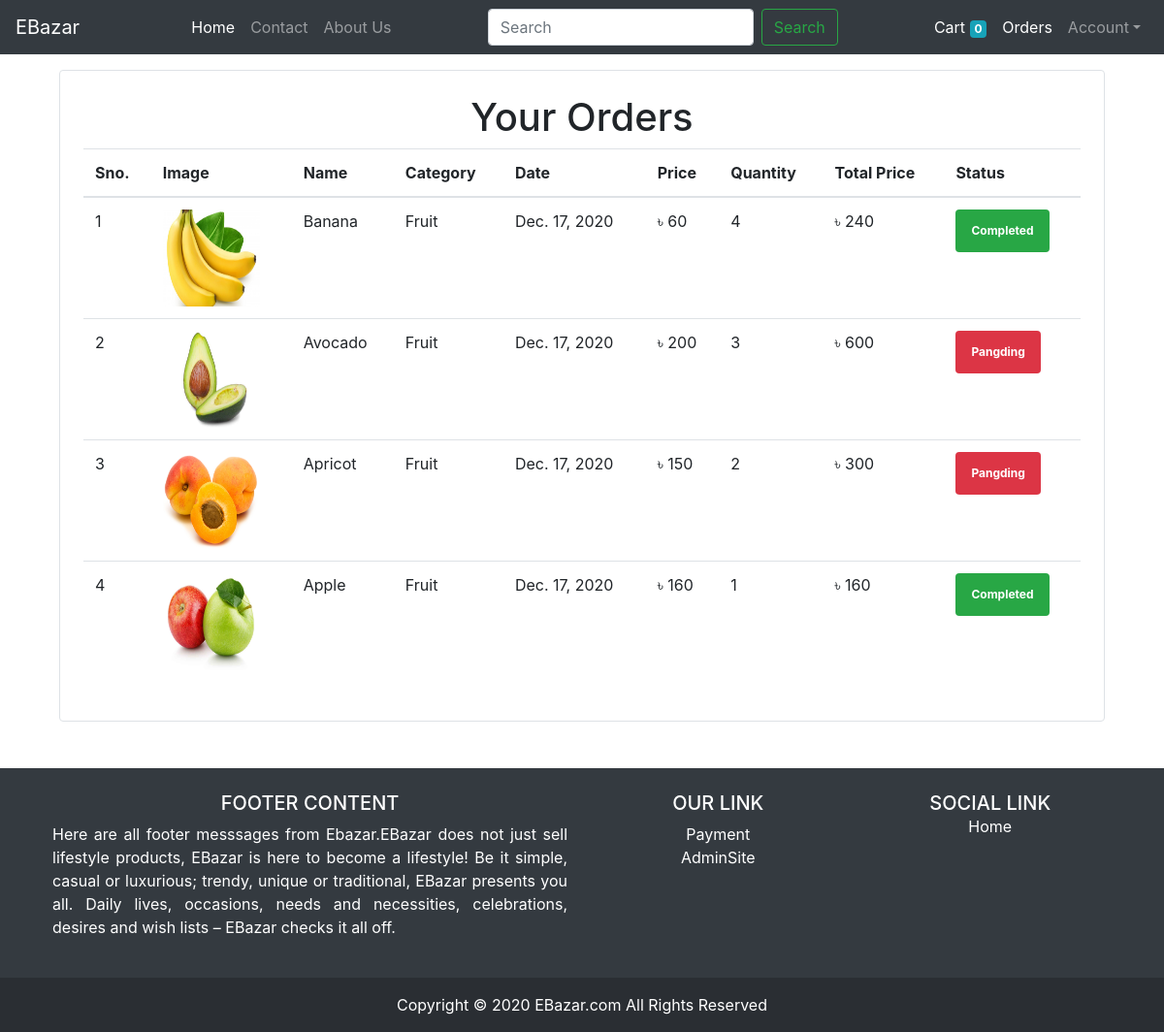
Page /order/ (signed in) on the earlier database version.
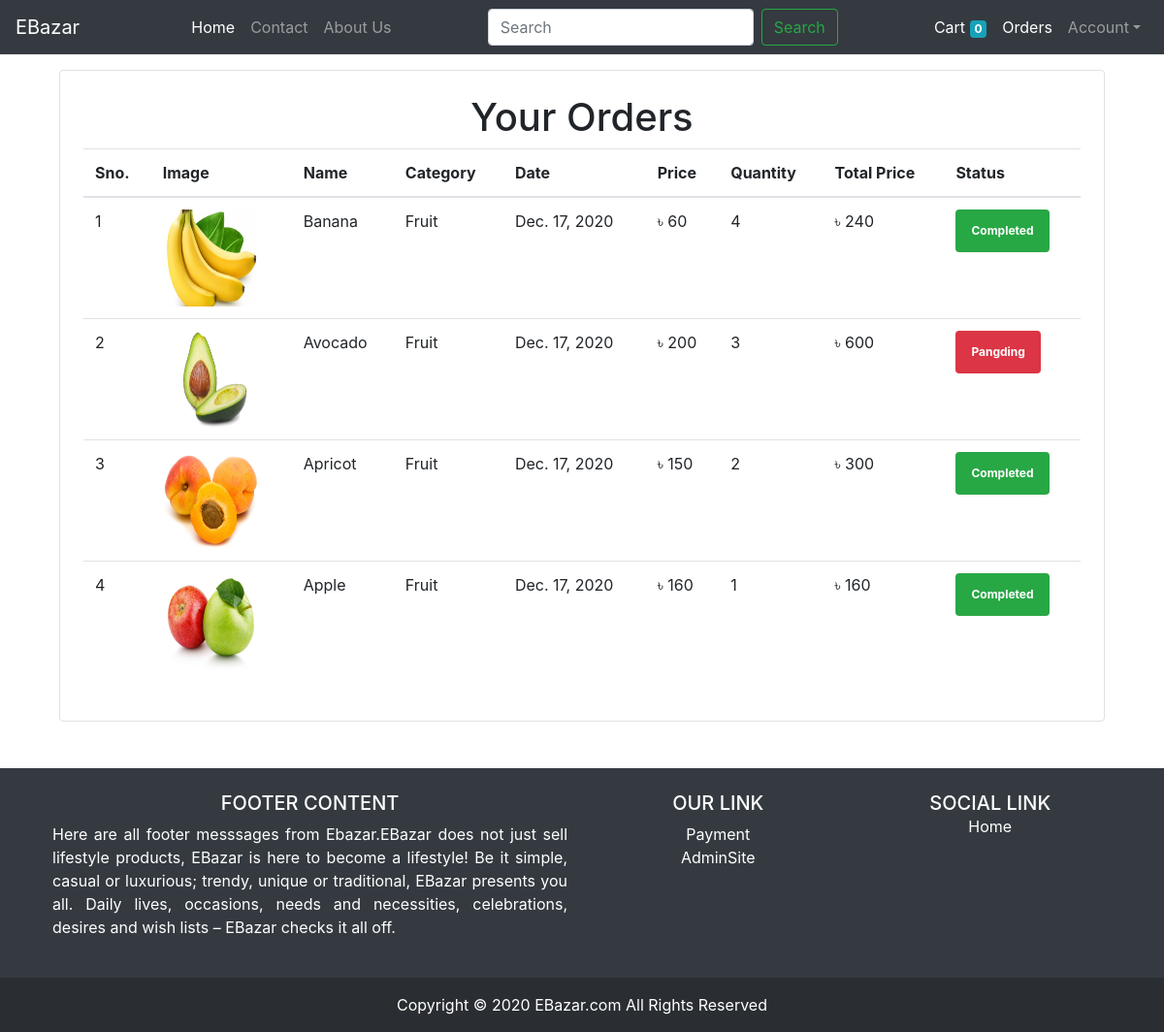
Same page on the later database version.
### store/models/orders.py (models this page shows, shortened)
class Order(models.Model):
    product = models.ForeignKey(Product, on_delete=models.CASCADE)
    customer = models.ForeignKey(Customer, on_delete=models.CASCADE)
    quantity = models.IntegerField()
    price = models.IntegerField()
    bkashTrxID = models.CharField(max_length=150,default='',blank=True)
    address = models.CharField(max_length=150,default='')
    phone = models.CharField(max_length=15,default='')
    date = models.DateField(default = datetime.datetime.today)
    status = models.BooleanField(default=False)
    def __str__(self):
        return self.address
    @staticmethod
    def get_orders_by_customer(customer_id):
        return Order.objects.filter(customer = customer_id).order_by('-id')

### store/models/product.py (models this page shows, shortened)
class Product(models.Model):
    name = models.CharField(max_length=50)
    price = models.IntegerField(default=0)
    unit = models.CharField(max_length = 15,blank=True)
    description = models.TextField(max_length=1000,null=True,blank=True)
    category = models.ForeignKey(Category,on_delete=models.CASCADE,default=1)
    image = models.ImageField(upload_to = 'products/')

### store/models/category.py (models this page shows, shortened)
class Category(models.Model):
    name = models.CharField(max_length=25)
    def __str__(self):
        return self.name

### store/views.py (the view)
# urls.py: path('order/',OrderView.as_view(),name='order'),
class OrderView(View):
    @method_decorator(auth_middleware)
    def get(self,request):
        customer = request.session.get('customer')
        orders = Order.get_orders_by_customer(customer)
        print(orders)
        return render(request,'orders.html',{'orders':orders})

### store/templatetags/cart.py (called while the page is built)
@register.filter(name='currency')
def currency(number):
    return "৳ "+str(number)

@register.filter(name='multiply')
def multiply(number,number1):
    return number*number1

### templates/orders.html
{% extends 'base.html' %}
{% load cart %}
{% block content %}
<div class="container">
  <div class="border rounded p-4 m-3">
    <h1 class='text-center'>Your Orders</h1>
    <table class="table">
      <thead>
        <tr>
          <th>Sno.</th>
          <th>Image</th>
          <th>Name</th>
          <th>Category</th>
          <th>Date</th>
          <th>Price</th>
          <th>Quantity</th>
          <th>Total Price</th>
          <th>Status</th>
        </tr>
      </thead>
      <tbody>
    {% for order in orders %}
        <tr>
          <td>{{ forloop.counter }}</td>
          <td><img src="{{ order.product.image.url }}" width="100px" height="100px" alt=""></td>
          <td>{{ order.product.name}}</td>
          <td>{{ order.product.category}}</td>
          <td>{{ order.date}}</td>
          <td>{{ order.price|currency }}</td>
          <td>{{ order.quantity}}</td>
          <td>{{ order.quantity|multiply:order.price|currency }}</td>
          {% if order.status %}
          <td><small class="badge badge-success p-3">Completed</small></td>
          {% else %}
          <td><small class="badge badge-danger p-3">Pangding</small></td>
          {% endif %}
        </tr>
    {% endfor %}
      </tbody>
    </table>
  </div>
</div>
{% endblock %}

Differences in the rows shown:
changed Order "Apricot": status "Pangding" → "Completed"
